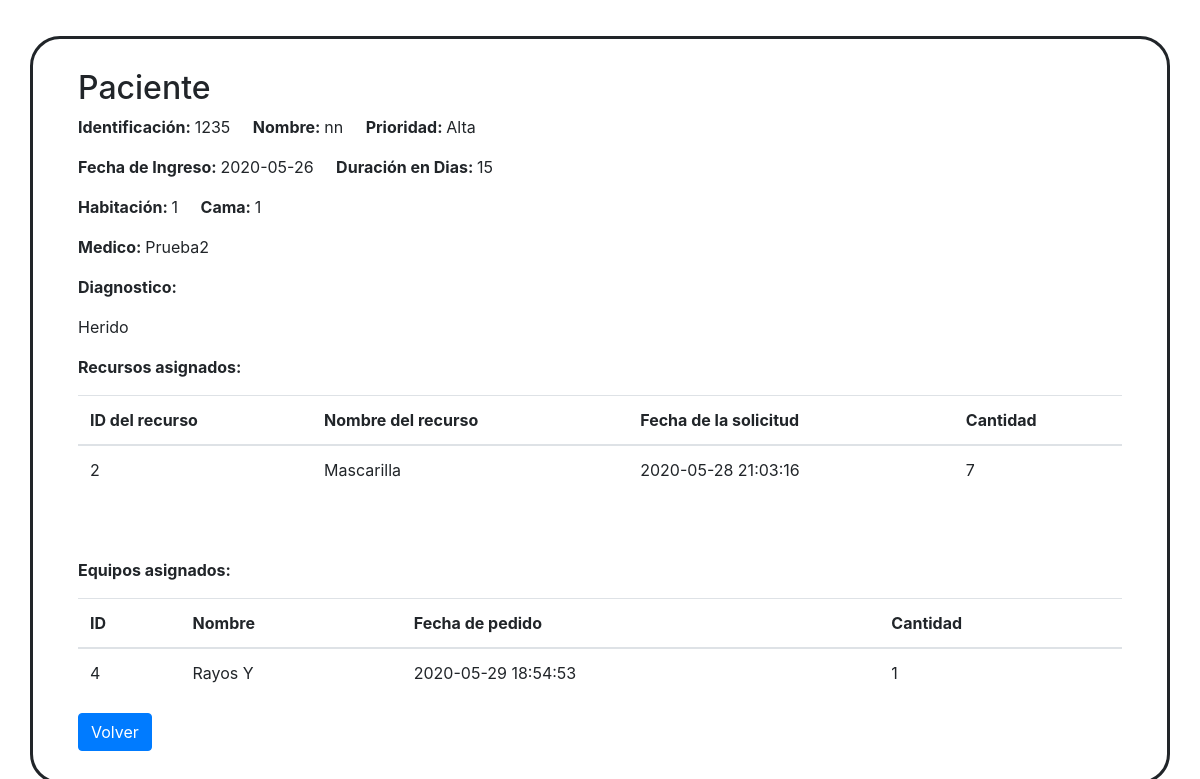
The page /Proyecto/paciente.php?id=1 (signed in) on the database its author committed.
### tables this page shows
CREATE TABLE `pacientes` (
  `PID` int(11) NOT NULL,
  `Identificacion` int(11) NOT NULL,
  `Nombre` char(30) NOT NULL,
  `Diagnostico` char(255) NOT NULL,
  `Prioridad` char(5) NOT NULL,
  `FechaIngreso` date NOT NULL,
  `DuracionDias` int(11) NOT NULL,
  `CamaID` int(11) NOT NULL,
  `MedicoID` int(11) NOT NULL
);

CREATE TABLE `habitaciones` (
  `ID` int(11) NOT NULL,
  `Numero` int(11) NOT NULL
);

CREATE TABLE `camas` (
  `ID` int(11) NOT NULL,
  `Numero` int(11) NOT NULL,
  `HabitacionID` int(11) NOT NULL
);

CREATE TABLE `usuarios` (
  `UserID` int(11) NOT NULL,
  `NombreUsuario` char(30) NOT NULL,
  `Rol` char(30) NOT NULL,
  `Email` char(30) NOT NULL,
  `Contraseña` char(200) NOT NULL
);

CREATE TABLE `recursos_asignados` (
  `PacienteID` int(11) NOT NULL,
  `RecursoID` int(11) NOT NULL,
  `Cantidad` int(11) NOT NULL,
  `FechaPedido` datetime DEFAULT current_timestamp()
);

CREATE TABLE `recursos` (
  `ID` int(11) NOT NULL,
  `Nombre` char(30) NOT NULL,
  `Cantidad` int(11) NOT NULL DEFAULT 0
);

CREATE TABLE `equipos_asignados` (
  `ID` int(11) NOT NULL,
  `EquipoID` int(11) NOT NULL,
  `PacienteID` int(11) NOT NULL,
  `FechaPedido` datetime DEFAULT NULL,
  `Cantidad` int(11) NOT NULL
);

CREATE TABLE `equipos` (
  `ID` int(11) NOT NULL,
  `Nombre` char(30) NOT NULL,
  `Cantidad` int(11) NOT NULL
);

### htdocs/Proyecto/utils.php (called while the page is built, shortened)
<?php
    include_once 'model.php';
    function consultarMedicoByID($id)
    {
        $con = mysqli_connect(HOST_DB,USUARIO_DB,USUARIO_PASS,NOMBRE_DB);
        $sql = "SELECT * FROM usuarios Where UserID='$id'";
        $resultado = mysqli_query($con, $sql);
        $medico = mysqli_fetch_array($resultado);
        if($medico!=null)
        {
            $medico = new Usuario($medico['UserID'],$medico['NombreUsuario'],'','','');
        }
        else
        {
            $medico = null;
        }
        return $medico;
    }
    function consultarHabitacionByID($id)
    {
        $con = mysqli_connect(HOST_DB,USUARIO_DB,USUARIO_PASS,NOMBRE_DB);
        $sql = "SELECT * FROM Habitaciones Where ID='$id'";
        $resultado = mysqli_query($con, $sql);
        $hab = mysqli_fetch_array($resultado);
        if($hab!=null)
        {
            $habitacion = new Habitacion($hab['ID'],$hab['Numero']);
        }
        else
        {
            $habitacion = null;
        }
        return $habitacion;
    }
    function consultarCamaByID($id)
    {
        $con = mysqli_connect(HOST_DB,USUARIO_DB,USUARIO_PASS,NOMBRE_DB);
        $sql = "SELECT * FROM Camas Where ID='$id'";
        $resultado = mysqli_query($con, $sql);
        $cama = mysqli_fetch_array($resultado);
        if($cama!=null)
        {
            $cama = new Camas($cama['ID'],$cama['Numero'],$cama['HabitacionID']);
        }
        else
        {
            $cama = null;
        }
        return $cama;
    }
    function consultarPacienteByID($id)
    {
        $con = mysqli_connect(HOST_DB,USUARIO_DB,USUARIO_PASS,NOMBRE_DB);
        $sql = "SELECT * FROM Pacientes Where PID='$id'";
        $resultado = mysqli_query($con, $sql);
        $paciente = mysqli_fetch_array($resultado);
        if($paciente!=null)
        {
            $paciente = new Paciente($paciente['PID'],$paciente['Identificacion'],$paciente['Nombre'],$paciente['Diagnostico'], $paciente['Prioridad'],$paciente['FechaIngreso'],$paciente['DuracionDias'],$paciente['CamaID'],$paciente['MedicoID']);
        }
        else
        {
            $paciente = null;
        }
        return $paciente;
    }
    function obtenerEquiposByPaciente($id)
    {
        $con = mysqli_connect(HOST_DB,USUARIO_DB,USUARIO_PASS,NOMBRE_DB);
        $sql = "SELECT equipos_asignados.ID,EquipoID,PacienteID,FechaPedido,equipos_asignados.Cantidad,Nombre
        FROM equipos_asignados
        INNER JOIN equipos ON
        equipos_asignados.EquipoID=equipos.ID
        Where PacienteID='$id'";
        $resultado = mysqli_query($con, $sql);
        $equipos=array();
        $i = 0;
        while($fila = mysqli_fetch_array($resultado))
        {
            $equipo = new EquipoAsignado($fila['ID'],$fila['EquipoID'],$fila['PacienteID'],$fila['FechaPedido'],$fila['Cantidad'],$fila['Nombre']);
            $equipos[$i] = $equipo;
            $i += 1;
        }
        return $equipos;
    }
     function consultarRecursoByID($id)
     {
        $con = mysqli_connect(HOST_DB,USUARIO_DB,USUARIO_PASS,NOMBRE_DB);
        $sql = "SELECT * FROM Recursos WHERE ID='$id'";
        $resultado = mysqli_query($con, $sql);
        $recurso = mysqli_fetch_array($resultado);
        if($recurso!=null)
        {
            $recurso = new Recursos($recurso['ID'],$recurso['Nombre'],$recurso['Cantidad']);
        }
        else
        {
            $recurso = null;
        }
        return $recurso;
     }
     function obtenerRecursosAsignadosByPaciente($id)
     {
        $con = mysqli_connect(HOST_DB,USUARIO_DB,USUARIO_PASS,NOMBRE_DB);
        $sql = "SELECT * FROM Recursos_Asignados WHERE PacienteID ='$id'";
        $resultado = mysqli_query($con, $sql);
        $recursosA=array();
        $i = 0;
        while($fila = mysqli_fetch_array($resultado))
        {
            $idPaciente = $fila['PacienteID'];
            $idRecurso = $fila['RecursoID'];
            $recursoA = new Recursos_Asignados($idRecurso, $idPaciente, $fila['FechaPedido'],$fila['Cantidad']);
            $recursosA[$i] = $recursoA;
            $i += 1;
        }
        return $recursosA;
     }
?>

### htdocs/Proyecto/model.php (called while the page is built, shortened)
<?php
    class Usuario
    {
        function __construct($id,$nombre, $correo, $contraseña,$rol)
        {
            $this->nombreUsuario = $nombre;
        }
    }
    class Habitacion
    {
        function __construct($id,$numero)
        {
            $this->numero = $numero;
        }
    }
    class Camas
    {
        function __construct($id,$numero,$habID)
        {
            $this->numero = $numero;
        }
    }
    class Paciente
    {
        function __construct($pid,$identificacion,$nombre,$diagnostico,$prioridad,$fechaIngreso,$duracionDias,$camaID,$medicoID)
        {
            $this->identificacion = $identificacion;
            $this->nombre = $nombre;
            $this->diagnostico = $diagnostico;
            $this->prioridad = $prioridad;
            $this->fechaIngreso = $fechaIngreso;
            $this->duracionDias = $duracionDias;
        }
    }
    class EquipoAsignado
    {
        function __construct($id,$equipoID, $pacienteID, $fechaPedido,$cantidad,$nombre)
        {
            $this->id = $id;
            $this->fechaPedido = $fechaPedido;
            $this->cantidad = $cantidad;
            $this->nombre = $nombre;
        }
    }
    class Recursos
    {
        function __construct($id,$nombre,$cantidad)
        {
            $this->id = $id;
            $this->nombre = $nombre;
        }
    }
    class Recursos_Asignados
    {
        function __construct($recursoID, $pacienteID,$FechaPedido, $cantidad)
        {
            $this->FechaPedido = $FechaPedido;
            $this->cantidad = $cantidad;
        }
    }
?>

### htdocs/Proyecto/paciente.php (the view, shortened to what this page needs)
<?php
    include_once 'utils.php';
    include_once 'model.php';
    $error = false;
    $cadena ="";
    if(isset($_GET['id']))
    {
        $id = $_GET['id'];
    }
    else
    {
        $error = true;
        $cadena = "<p>Es necesario otorgar un ID para identificar al paciente</p>";
    }
    if($error == false)
    {
        $paciente = consultarPacienteByID($id);
        if($paciente!=null)
        {
            $medico = consultarMedicoByID($paciente->medicoID);
            $cama = consultarCamaByID($paciente->camaID);
            $habitacion =consultarHabitacionByID($cama->habID);
            $recursosAsig = obtenerRecursosAsignadosByPaciente($id);
            $equipos = obtenerEquiposByPaciente($id);
        }
        else
        {
            $cadena.="<p>No existe un paciente con <strong>ID:</strong> $id</p>";
            $error = true;
        }
    }
?>
<!DOCTYPE html>
<html>
    <head>
        <link rel="stylesheet" href="https://stackpath.bootstrapcdn.com/bootstrap/4.5.0/css/bootstrap.min.css">
    </head>
    <body>
        <div class="container" style="border-radius: 30px;border: solid;padding: 30px;margin-top: 3%;">
            <div class="container">
                <h2>Paciente</h2>
            </div>
            <div class="container">
                <?php
                    if($error==false)
                    {
                        $cadena = "<p><strong>Identificación: </strong>$paciente->identificacion &nbsp&nbsp&nbsp&nbsp";
                        $cadena.= "<strong>Nombre: </strong>$paciente->nombre &nbsp&nbsp&nbsp&nbsp";
                        $cadena.= "<strong>Prioridad: </strong>$paciente->prioridad</p>";
                        $cadena.= "<p><strong>Fecha de Ingreso: </strong>$paciente->fechaIngreso &nbsp&nbsp&nbsp&nbsp";
                        $cadena.= "<strong>Duración en Dias: </strong>$paciente->duracionDias</p>";
                        $cadena.= "<p><strong>Habitación: </strong>$habitacion->numero &nbsp&nbsp&nbsp&nbsp";
                        $cadena.= "<strong>Cama: </strong>$cama->numero</p>";
                        $cadena.= "<p><strong>Medico: </strong>$medico->nombreUsuario</p>";
                        $cadena.= "<p><strong>Diagnostico: </strong></p>";
                        $cadena.= "<p>$paciente->diagnostico</p>";
                        $cadena.= "<p><strong>Recursos asignados: </strong></p>";
                        $cadena.= "<table class='table'>
                                        <thead>
                                            <tr>
                                                <th scope='col'>ID del recurso</th>
                                                <th scope='col'>Nombre del recurso</th>
                                                <th scope='col'>Fecha de la solicitud</th>
                                                <th scope='col'>Cantidad</th>
                                            </tr>
                                        </thead>
                                        <tbody>";
                        foreach($recursosAsig as $r)
                        {
                            $recurso = consultarRecursoByID($r->recursoID);
                            $cadena.="<tr>";
                            $cadena .= "<td>".$recurso->id."</td>";
                            $cadena .= "<td>".$recurso->nombre."</td>";
                            $cadena .= "<td>".$r->FechaPedido."</td>";
                            $cadena .= "<td>".$r->cantidad."</td>";
                        }
                        $cadena.= "</tbody>
                            </table>";
                        $cadena.= "<br><br><p><strong>Equipos asignados: </strong></p>";
                        $cadena.= "<table class='table'>
                                        <thead>
                                            <tr>
                                                <th scope='col'>ID</th>
                                                <th scope='col'>Nombre</th>
                                                <th scope='col'>Fecha de pedido</th>
                                                <th scope='col'>Cantidad</th>
                                            </tr>
                                        </thead>
                                        <tbody>";
                        foreach($equipos as $c)
                        {
                            $cadena.="<tr>";
                            $cadena .= "<td>".$c->id."</td>";
                            $cadena .= "<td>".$c->nombre."</td>";
                            $cadena .= "<td>".$c->fechaPedido."</td>";
                            $cadena .= "<td>".$c->cantidad."</td>";
                        }
                        $cadena.= "</tbody>
                            </table>";
                        echo $cadena;
                    }
                    else
                    {
                        echo $cadena;
                    }
                ?>
                <a href = "listarPacientes.php"><button class="btn btn-primary" type ="button">Volver</button></a>
            </div>
        </div>
    </body>
</html>

### rows shown on the page
pacientes: Identificacion "1235", Nombre "nn", Prioridad "Alta", FechaIngreso "2020-05-26", DuracionDias "15", Diagnostico "Herido"
habitaciones: Numero "1"
camas: Numero "1"
usuarios: NombreUsuario "Prueba2"
recursos_asignados: RecursoID.ID "2", RecursoID.Nombre "Mascarilla", FechaPedido "2020-05-28 21:03:16", Cantidad "7"
equipos_asignados: ID "4", EquipoID.Nombre "Rayos Y", FechaPedido "2020-05-29 18:54:53", Cantidad "1"
